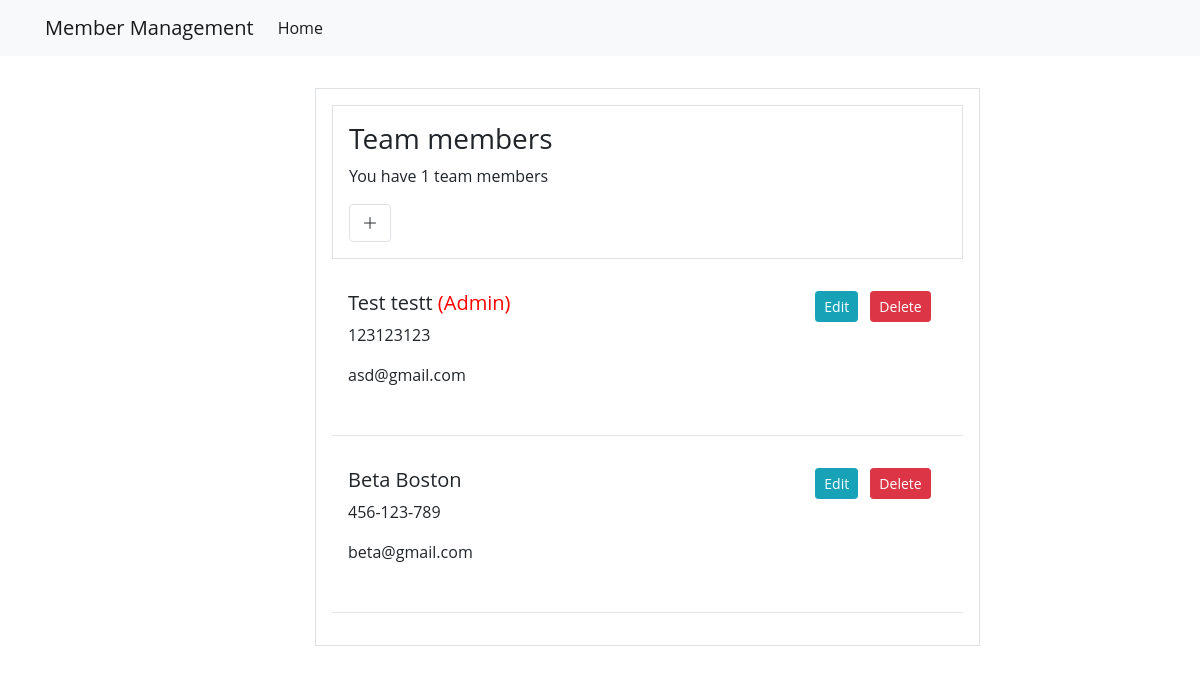
/, run on an earlier commit of the app's database.
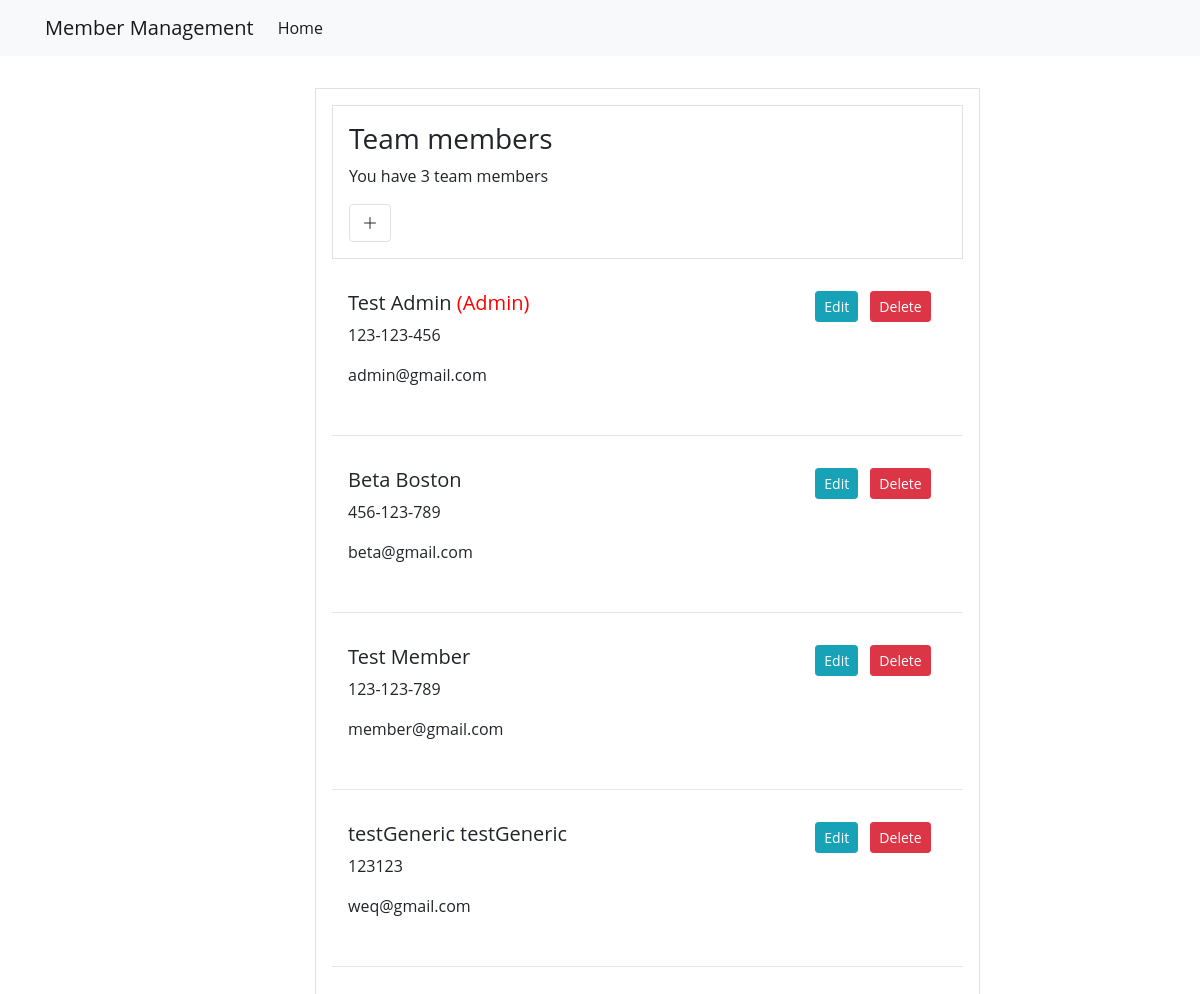
And on a later commit of the database.
### membermanagementapp/models.py (models this page shows, shortened)
class Member(models.Model):
    first_name  = models.CharField(max_length=50)
    last_name   = models.CharField(max_length=50)
    email  = models.EmailField(max_length=70,blank=True)
    phone_number  = models.CharField(max_length=50,blank=True,null=True)
    role = models.CharField(max_length=50, blank=True, null=True, choices=role_choice, default='Regular Member')

### membermanagementapp/views.py (the view)
# urls.py: path('', MemberList.as_view(), name='membermangement-index'),
class MemberList(ListView):
    model = Member
    context_object_name = 'members'
    template_name = 'membermanagementapp/index.html'
    def get_context_data(self, **kwargs):
        context = super().get_context_data(**kwargs)
        context['members'] =  Member.objects.all().order_by('role')
        context['count_members'] =  Member.objects.filter(role='Regular Member').count()
        return context

### membermanagementapp/templates/membermanagementapp/index.html
{% extends 'partials/base.html' %}
{% block content %}
    <div >
        {% include 'partials/side.html' %}
        {% for member in members %}
        <div class="p-3">
            <div class="row">
                <div class="col-md-8">
                    <h5>
                        {{ member.first_name }}
                        {{ member.last_name }}
                        {% if member.role == 'Admin' %}
                            <h7 style="color:red;">({{ member.role }})</h7>
                        {% endif %}
                    </h5>
                    <p>{{ member.phone_number }}</p>
                    <p>{{ member.email }}</p>
                </div>
                <div class="col-md-4">
                    <a class="btn btn-info btn-sm ml-5" href="{% url 'membermangement-edit-item' member.id %}">Edit</a>
                    <a class="btn btn-danger btn-sm ml-2" href="{% url 'membermangement-delete-item' member.id %}">Delete</a>
                </div>
            </div>
        </div>
        <hr>
        {% endfor %}
    </div>
{% endblock %}

What changed in the data, as far as the page shows it:
removed Member: first_name "Test", last_name "testt", role "Admin", phone_number "123123123", email "asd@gmail.com"
added Member: first_name "Test", last_name "Admin", role "Admin", phone_number "123-123-456", email "admin@gmail.com"
added Member: first_name "Test", last_name "Member", phone_number "123-123-789", email "member@gmail.com"
added Member: first_name "testGeneric", last_name "testGeneric", phone_number "123123", email "weq@gmail.com"
Also different on the page:
{{ count_members }}: "1" → "3"
